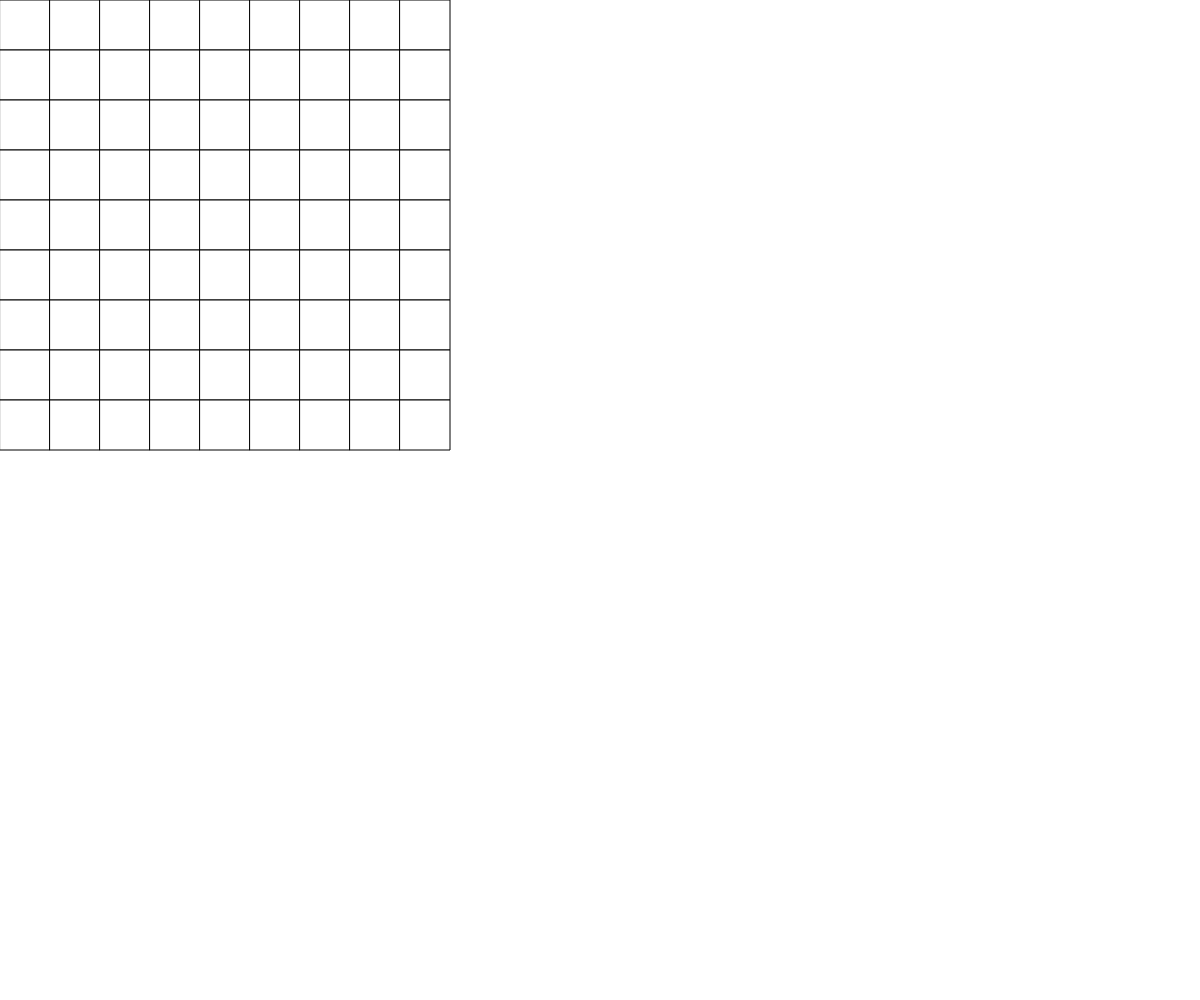
Frame 1 (no input)
Frame 60 (no input): identical to frame 1, image omitted
Frame 120 (the mouse pressed at the canvas centre since frame 60): identical to frame 1, image omitted

The p5.js sketch that drew this single still picture (run headless with seeded random() and noise() and a simulated clock; from frame 60 on, the mouse is pressed at the canvas centre):

// p5.js sketch
// ── sketch.js
// 2D array assignment(ultimate Tic-Tac-Toe)
// Donovan
// March 29,2018 -

// global variables
let posX,posY,aiX,aiY,cols,rows,grid,size,stateOfTile;
grid=[[]];
rows=9;
cols=9;
size=50;
function setup() {
  createCanvas(windowWidth, windowHeight);

  posX=mouseX;
  posY=mouseY;
}

function draw() {
  background(255);
  theBoard();
  player();
  ai();
}
//used the GameOfLive demo for this part
function emptyGrid(cols,rows){
  let theGrid = [];
  for (let x=0; x<cols; x++) {
    theGrid.push([]);
    for (let y=0; y<rows; y++) {
      theGrid[x].push(0);
    }
    return theGrid;
  }
}
//I also pulled this from the gameoflive
function theBoard(){
  for (let x=0; x<cols; x++) {
    for (let y=0; y<rows; y++) {
      rect(x*size, y*size, size, size);
    }
  }
}
function player(){
  //for testing cords
  // console.log(mouseX);
  // console.log(mouseY);
}
function ai(){

}
//player's move
function mousePressed(){
  let xcoord = floor(posX / size);
  let ycoord = floor(posY / size);
  if (grid[xcoord][ycoord] === 0) {
    grid[xcoord][ycoord]=1;
  }
}
